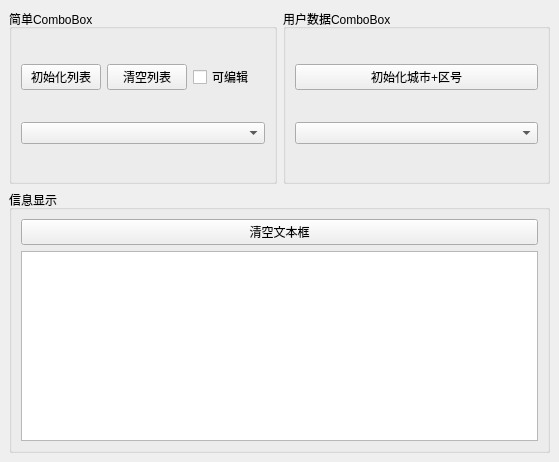
<?xml version="1.0" encoding="UTF-8"?>
<ui version="4.0">
 <class>MainWindow</class>
 <widget class="QMainWindow" name="MainWindow">
  <property name="geometry">
   <rect>
    <x>0</x>
    <y>0</y>
    <width>559</width>
    <height>462</height>
   </rect>
  </property>
  <property name="windowTitle">
   <string>MainWindow</string>
  </property>
  <widget class="QWidget" name="centralwidget">
   <layout class="QVBoxLayout" name="verticalLayout_3" stretch="2,3">
    <item>
     <layout class="QHBoxLayout" name="horizontalLayout_2">
      <item>
       <widget class="QGroupBox" name="groupBox">
        <property name="title">
         <string>简单ComboBox</string>
        </property>
        <layout class="QHBoxLayout" name="horizontalLayout">
         <item>
          <layout class="QGridLayout" name="gridLayout">
           <item row="0" column="0">
            <widget class="QPushButton" name="btnlnitems">
             <property name="text">
              <string>初始化列表</string>
             </property>
            </widget>
           </item>
           <item row="0" column="1">
            <widget class="QPushButton" name="btnclear">
             <property name="text">
              <string>清空列表</string>
             </property>
            </widget>
           </item>
           <item row="0" column="2">
            <widget class="QCheckBox" name="checkBoxeditbale">
             <property name="text">
              <string>可编辑</string>
             </property>
            </widget>
           </item>
           <item row="1" column="0" colspan="3">
            <widget class="QComboBox" name="comboBox"/>
           </item>
          </layout>
         </item>
        </layout>
       </widget>
      </item>
      <item>
       <widget class="QGroupBox" name="groupBox_2">
        <property name="title">
         <string>用户数据ComboBox</string>
        </property>
        <layout class="QVBoxLayout" name="verticalLayout">
         <item>
          <widget class="QPushButton" name="btnlni2">
           <property name="text">
            <string>初始化城市+区号</string>
           </property>
          </widget>
         </item>
         <item>
          <widget class="QComboBox" name="comboBox_2">
           <property name="currentText">
            <string/>
           </property>
           <property name="placeholderText">
            <string>请选择一个城市</string>
           </property>
          </widget>
         </item>
        </layout>
       </widget>
      </item>
     </layout>
    </item>
    <item>
     <widget class="QGroupBox" name="groupBox_3">
      <property name="title">
       <string>信息显示</string>
      </property>
      <layout class="QVBoxLayout" name="verticalLayout_2">
       <item>
        <widget class="QPushButton" name="btnclearntext">
         <property name="text">
          <string>清空文本框</string>
         </property>
        </widget>
       </item>
       <item>
        <widget class="QPlainTextEdit" name="plainTextEdit"/>
       </item>
      </layout>
     </widget>
    </item>
   </layout>
  </widget>
 </widget>
 <resources/>
 <connections/>
</ui>
